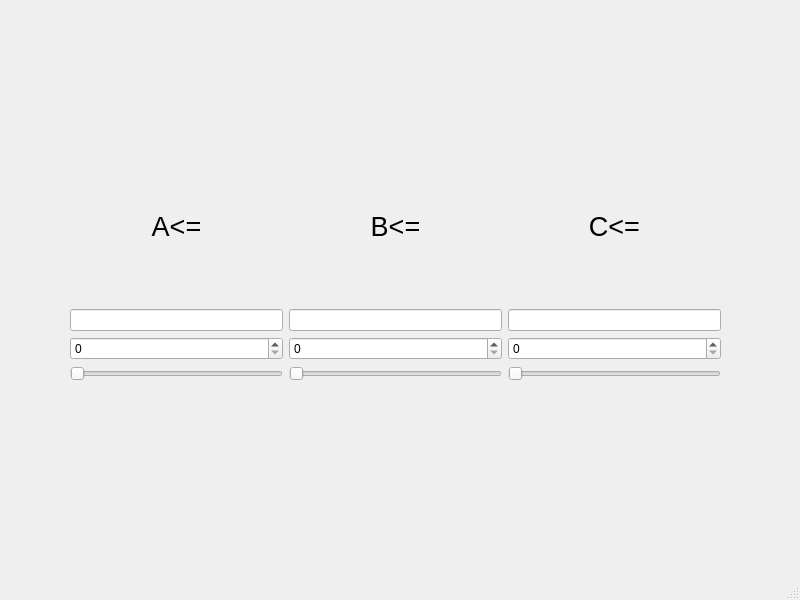
<?xml version="1.0" encoding="UTF-8"?>
<ui version="4.0">
 <class>MainWindow</class>
 <widget class="QMainWindow" name="MainWindow">
  <property name="windowModality">
   <enum>Qt::NonModal</enum>
  </property>
  <property name="geometry">
   <rect>
    <x>0</x>
    <y>0</y>
    <width>800</width>
    <height>600</height>
   </rect>
  </property>
  <property name="windowTitle">
   <string>MainWindow</string>
  </property>
  <widget class="QWidget" name="centralwidget">
   <widget class="QWidget" name="horizontalLayoutWidget">
    <property name="geometry">
     <rect>
      <x>70</x>
      <y>150</y>
      <width>651</width>
      <height>231</height>
     </rect>
    </property>
    <layout class="QHBoxLayout" name="horizontalLayout_3">
     <property name="sizeConstraint">
      <enum>QLayout::SetDefaultConstraint</enum>
     </property>
     <item>
      <layout class="QVBoxLayout" name="verticalLayout_2">
       <item>
        <widget class="QLabel" name="label_4">
         <property name="font">
          <font>
           <pointsize>20</pointsize>
           <bold>false</bold>
          </font>
         </property>
         <property name="text">
          <string>A&lt;=</string>
         </property>
         <property name="scaledContents">
          <bool>false</bool>
         </property>
         <property name="alignment">
          <set>Qt::AlignCenter</set>
         </property>
        </widget>
       </item>
       <item>
        <widget class="QLineEdit" name="lineEdit"/>
       </item>
       <item>
        <widget class="QSpinBox" name="spinBox"/>
       </item>
       <item>
        <widget class="QSlider" name="horizontalSlider">
         <property name="orientation">
          <enum>Qt::Horizontal</enum>
         </property>
        </widget>
       </item>
      </layout>
     </item>
     <item>
      <layout class="QVBoxLayout" name="verticalLayout">
       <item>
        <widget class="QLabel" name="label_5">
         <property name="font">
          <font>
           <pointsize>20</pointsize>
           <bold>false</bold>
          </font>
         </property>
         <property name="text">
          <string>B&lt;=</string>
         </property>
         <property name="scaledContents">
          <bool>false</bool>
         </property>
         <property name="alignment">
          <set>Qt::AlignCenter</set>
         </property>
        </widget>
       </item>
       <item>
        <widget class="QLineEdit" name="lineEdit_2"/>
       </item>
       <item>
        <widget class="QSpinBox" name="spinBox_2"/>
       </item>
       <item>
        <widget class="QSlider" name="horizontalSlider_2">
         <property name="orientation">
          <enum>Qt::Horizontal</enum>
         </property>
        </widget>
       </item>
      </layout>
     </item>
     <item>
      <layout class="QVBoxLayout" name="verticalLayout_3">
       <item>
        <widget class="QLabel" name="label_6">
         <property name="font">
          <font>
           <pointsize>20</pointsize>
           <bold>false</bold>
          </font>
         </property>
         <property name="text">
          <string>C&lt;=</string>
         </property>
         <property name="scaledContents">
          <bool>false</bool>
         </property>
         <property name="alignment">
          <set>Qt::AlignCenter</set>
         </property>
        </widget>
       </item>
       <item>
        <widget class="QLineEdit" name="lineEdit_3"/>
       </item>
       <item>
        <widget class="QSpinBox" name="spinBox_3"/>
       </item>
       <item>
        <widget class="QSlider" name="horizontalSlider_3">
         <property name="orientation">
          <enum>Qt::Horizontal</enum>
         </property>
        </widget>
       </item>
      </layout>
     </item>
    </layout>
   </widget>
  </widget>
  <widget class="QMenuBar" name="menubar">
   <property name="geometry">
    <rect>
     <x>0</x>
     <y>0</y>
     <width>800</width>
     <height>26</height>
    </rect>
   </property>
  </widget>
  <widget class="QStatusBar" name="statusbar"/>
 </widget>
 <resources/>
 <connections/>
</ui>
